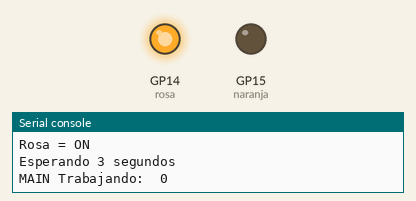
Simulated run of this program. Board: Raspberry Pi Pico running MicroPython. Parts: output pins drawn as LEDs (lit = HIGH), the last lines printed to the serial console.

Above: at 0.1 s.
At 3.1 s:
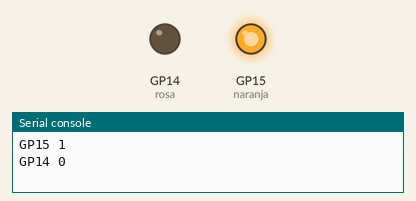
Timing chart, 0 to 4.6 s (numbered marks = the images above):
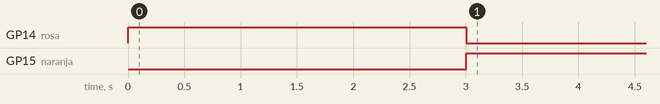

Measured:
- by itself, GP14 (rosa): HIGH → LOW at 3.0 s
- by itself, GP15 (naranja): LOW → HIGH at 3.0 s

The program:

timer_signal.py
```python
from machine import Pin, Timer
from time import ticks_ms, ticks_diff, sleep_ms

naranja = Pin(15, Pin.OUT)
rosa = Pin(14, Pin.OUT)

timer = Timer(-1)

timer_disparado = False

def timer_callback(t):
    global timer_disparado
    timer_disparado = True

naranja.off()
rosa.on()
print("PRUEBA TIMER")
print("Naranja = OFF")
print("Rosa = ON")
print("Esperando 3 segundos ")

timer.init(
    mode = Timer.ONE_SHOT,
    period = 3000,
    callback = timer_callback
)

contador = 0

while True:
    print("MAIN Trabajando: ", contador)
    contador += 1

    if timer_disparado:
        timer_disparado = False
        naranja.on()
        rosa.off()

        print("TIMER DISPARADO")
        print("Naranja = ON")
        print("Rosa = OFF")

        print("GP15", naranja.value())
        print("GP14", rosa.value())
        print()

    sleep_ms(500)
```
